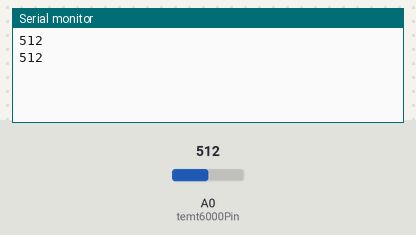
Simulated run of this sketch. Board: Arduino Uno, built with avr-gcc and run on an emulated ATmega328P. Shown: the last lines printed to the serial monitor. Inputs (shaded band) come from the test bench; at power-on: A0 (temt6000Pin) = 512.

Above: at 1.8 s.
1.9 s: A0 (temt6000Pin) set to 716
At 2.8 s:
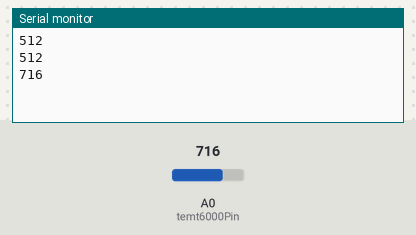
3.4 s: A0 (temt6000Pin) set to 900
At 4.3 s:
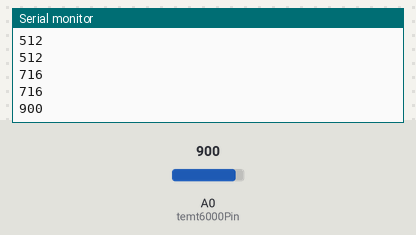
Timing chart, 0 to 6.4 s (numbered marks = the images above; inputs shaded):
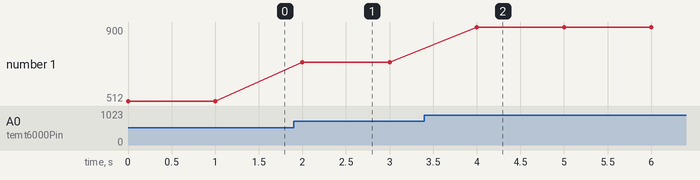

The sketch:

prjTEMT6000.ino
```cpp
int temt6000Pin = A0;

void setup(){
  Serial.begin(9600);
}

void loop(){
  int value = analogRead(temt6000Pin);
  Serial.println(value);
  delay(1000);
}
```

Measured:
- after the input at 1.9 s, the serial monitor: prints a new line after 0.10 s (image 1)
- after the input at 3.4 s, the serial monitor: prints a new line after 0.60 s (image 2)
- plotted number 1: 512 → 716 after the input at 1.9 s, 716 → 900 after the input at 3.4 s
